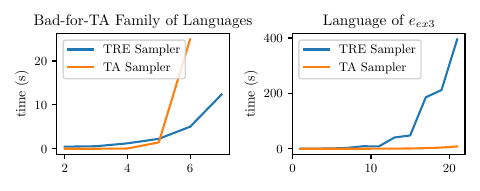

The Python source for this figure:
import matplotlib.pyplot as plt
import pandas as pd
from math import sqrt

# Use the PDF backend which doesn't require LaTeX installed
# plt.rcParams.update({
#     "pgf.texsystem": "pdflatex",  # Use pdflatex (commonly available)
#     "font.family": "serif",       # Use serif fonts (like LaTeX)
#     "text.usetex": True,          # Enable LaTeX rendering
#     "pgf.rcfonts": False,         # Disable font setup for consistency
# })

plt.rcParams.update({
    "pgf.texsystem": "pdflatex",  # Use pdflatex (commonly available)
    "font.family": "serif",       # Use serif fonts (like LaTeX)
    "text.usetex": True,          # Enable LaTeX rendering
    "pgf.rcfonts": False,         # Disable font setup for consistency
    "font.size": 10,              # Set default font size (match your LaTeX document)
    "axes.labelsize": 10,         # Set the size of axis labels
    "legend.fontsize": 9,         # Set the size of the legend
    "xtick.labelsize": 9,         # Set the size of x-tick labels
    "ytick.labelsize": 9,         # Set the size of y-tick labels
})

# Sample (fake) data for the two plots
x_1 = [2, 3, 4, 5, 6, 7]  # n TA_Killer
x_2 = [1, 3, 5, 7, 9, 11, 13, 15, 17, 19, 21]

# y1_a = [0.01, 0.01, 0.06, 1.45, 24.93, float('nan')]  # Dataset TA TA_Killer
# y2_a = [0.48, 0.58, 1.24, 2.27, 5.3, 12.33]   # Fake dataset 2 for subplot A
# y1_b = [0.01, 0.01, 0.01, 0.03, 0.07, 0.18, 0.44, 0.98] # Dataset TA Thick_Language
# y2_b = [0.06, 0.4, 0.76, 2.18, 5.04, 18.73, 36.14, 95.75] # Fake dataset 2 for subplot B

y1_a = [0.01, 0.01, 0.06, 1.45, 24.93, float('nan')]
y2_a = [0.48,0.58,1.24,2.27,5.03,12.33]
    # ,40.02,139.64]

y1_b = [0.01,0.01,0.01,0.03,0.07,0.18,0.44,0.98,2.10,4.28,8.32]
# y2_b = [0.08,0.46,1.04,3.30,14.27,12.95,64.51,64.61,275.88,304.64,542.13]
thicktwin_df = pd.read_csv('05_thicktwin.csv',delimiter=' ')

y2_b = thicktwin_df['execution time']

# Create a figure with two subplots arranged horizontally
# fig, (ax1, ax2) = plt.subplots(1, 2, figsize=(10, 3))
textwidth = 4.8
goldencut = textwidth/(1+sqrt(5)/2)
fig, (ax1, ax2) = plt.subplots(1, 2, figsize=(textwidth, 1.9))  # Adjusted size to match \textwidth

# Plot for subplot A
ax1.plot(x_1, y2_a, label='TRE Sampler')
ax1.plot(x_1, y1_a, label='TA Sampler')
ax1.set_title('Bad-for-TA Family of Languages', fontsize=11)  # Subtitle for the first plot
# ax1.set_xlabel('n')
ax1.set_ylabel('time (s)')
ax1.legend(loc='upper left')

# Plot for subplot B
ax2.plot(x_2, y2_b, label='TRE Sampler')
ax2.plot(x_2, y1_b, label='TA Sampler')
ax2.set_title(r'Language of $e_{ex3}$', fontsize=11)  # Subtitle for the second plot
# ax2.set_xlabel('n')
ax2.set_ylabel('time (s)')
ax2.legend(loc='upper left')

# Adjust layout to make sure titles and labels fit well
plt.tight_layout()

# plt.show()
plt.savefig("06_TRE_TA_comp.pdf")  # Use .pgf if you prefer
